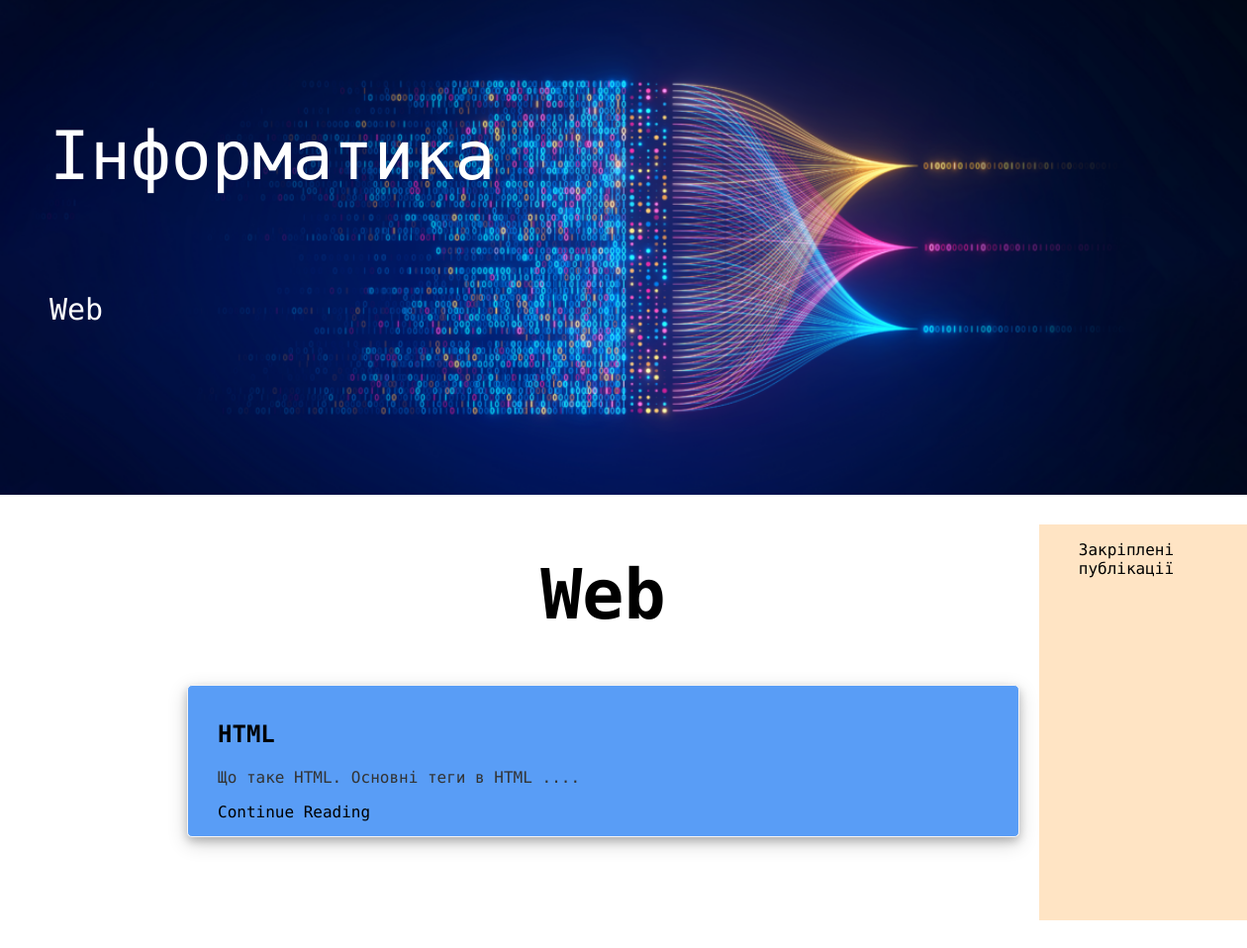
The app's page /categories/web/ with its own data.
### main/models.py (models this page shows)
class Categories(models.Model):
    img = models.ImageField(upload_to='cat',verbose_name='Фото категории', blank=True,)
    name = models.CharField(max_length=200, verbose_name='Название')
    description = models.TextField()
    parent_category = models.ForeignKey('self', on_delete=models.CASCADE, null=True, blank=True)
    slug = models.SlugField(max_length=200, unique=True, blank=True, null=True, verbose_name='URL')
    is_favorite = models.BooleanField(default=False)
    def get_subcategories(self):
        return Categories.objects.filter(parent_category=self)
    def __str__(self):
        return self.name
    class Meta:
        verbose_name_plural = 'Категории'
        verbose_name = 'Категория'
        ordering = ['name']

### main/views.py (the view, shortened to what this page needs)
# urls.py: path('categories/<slug:category_slug>/', views.subcategories, name='subcategories'),
def subcategories(request, category_slug):
    category = get_object_or_404(Categories, slug=category_slug)
    categories = category.get_subcategories()
    categories2 = Categories.objects.filter(parent_category=category)
    tasks = PostTasks.objects.filter(category__slug=category_slug)
    posts = Post.objects.filter(category__slug=category_slug)
    all_categories = [category] + list(categories2)
    all_posts   = Post.objects.filter(category__in=all_categories)
    pinned_posts = PinnedPost.objects.filter(category__in=all_categories)
    if tasks:
        context = {
            'tasks': tasks,
        }
        return render(request, 'main/all_tasks.html', context)
    elif posts :
        context = {
            'posts': posts,
            'pinned_posts': pinned_posts,
        }
        return render(request,'main/subcategories.html', context)
    else:
        context = {
            'category': category,
            'categories': categories,
            'pinned_posts': pinned_posts,
        }
        return render(request,'main/subcategories.html', context)

### templates/main/subcategories.html (shortened to what this page needs)
{% extends "base.html" %}
{% load static %}
{% block title %}
    {{category}}
{% endblock title %}
{% block content %}
<h1>{{ category.name }}</h1>
    {% for category in categories %}
    <div class="post-subcategory">
        <h2>{{ category.name }}</h2>
        <p>{{ category.description }}</p>
        <a href="{% url 'main:subcategories' category.slug %}" class="btn btn-primary">Continue Reading</a>
    </div>
    {% endfor %}
</div>
{% endblock content %}
{% block nav %}
<nav>
    <ul> Закріплені публікації
    </ul>
</nav>
{% endblock nav %}

### static/css/style.css (style rules this page uses)
body { background-color: #fff; padding: 0; margin: 0; font-family: "PT Mono", monospace; font-weight: 400; font-style: normal; }
a { color: inherit; text-decoration: none; }
p { color: #333; }
h1 { text-align: center; margin: 50px 0; font-size: 70px; }
.post-subcategory { width: 100%; box-sizing: border-box; border: 1px solid #F6F5F5; border-radius: 5px; padding: 15px 30px; margin-bottom: 45px; background-color: rgba(33, 124, 243, 0.747); box-shadow: 0 4px 8px 0 rgba(0, 0, 0, 0.2), 0 6px 20px 0 rgba(0, 0, 0, 0.19); }
nav { width: 300px; height: 400px; box-sizing: border-box; top: 20px; margin-left: 20px; background-color: bisque; position: sticky; margin-top: 20px; }

### records on screen
Categories: name "Web"
Categories: name "HTML", description "Що таке HTML. Основні теги в HTML ...."
